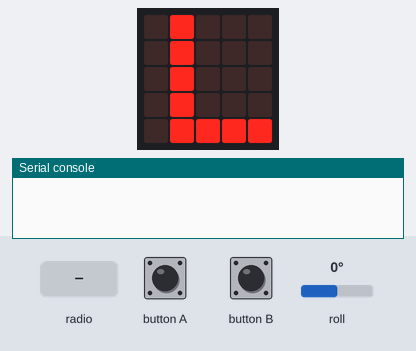
Bench run of a program on a simulated BBC micro:bit (MakeCode). Shown: the board's 5×5 LED display, the last lines printed to the serial console. The inputs (shaded band) are chosen by the test bench; at power-on: roll 0°. Random numbers come from a fixed seed; no radio messages arrive unless stated (any console line starting 'radio sent:' is added by the test bench).

Above: at 4.5 s.
At 6.4 s:
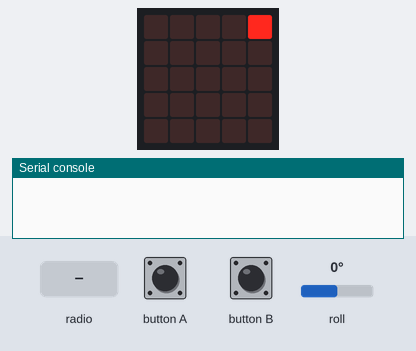
6.5 s: radio message "5" arrives
At 8.3 s:
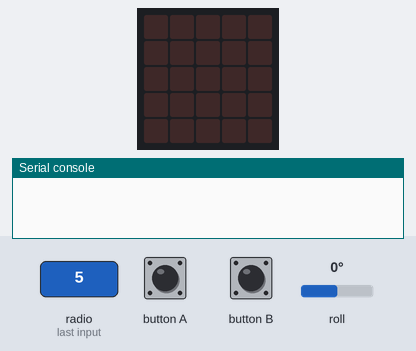
8.5 s: button A pressed for 0.15 s
9.2 s: radio message "1" arrives
At 9.94 s:
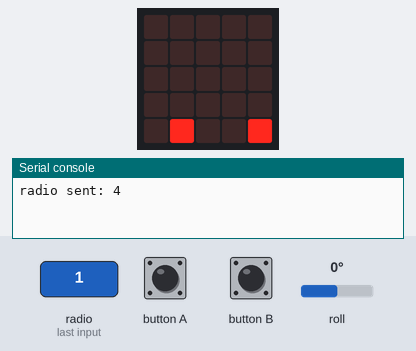
11.7 s: roll set to 4°
14.7 s: roll set to 7°
At 15.15 s:
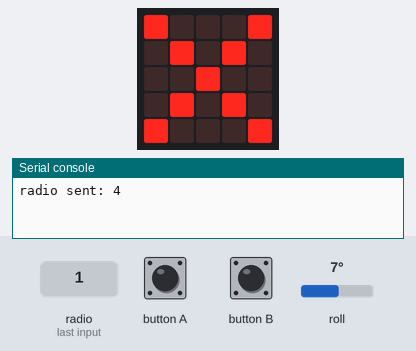
16.4 s: button B pressed for 0.15 s
At 18.08 s:
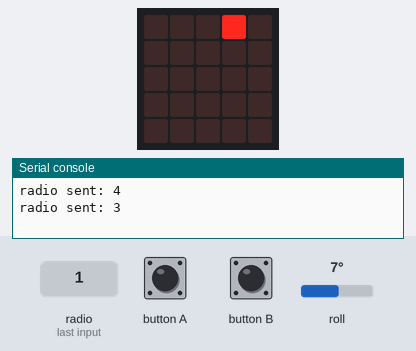
Timing chart, 0 to 19.6 s (numbered marks = the images above; inputs shaded):
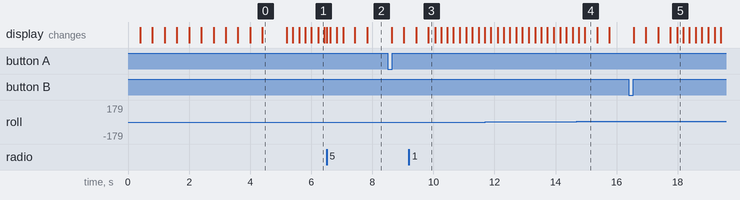

The program:

main.ts
```typescript
radio.onReceivedNumber(function (receivedNumber) {
    Infiloo = game.createSprite(receivedNumber, 4)
})
input.onButtonPressed(Button.A, function () {
    if (!(Infiloo.isDeleted())) {
        radio.sendNumber(Infiloo.get(LedSpriteProperty.X))
        Infiloo.delete()
    }
})
input.onButtonPressed(Button.B, function () {
    if (!(Infiloo.isDeleted())) {
        radio.sendNumber(Infiloo.get(LedSpriteProperty.X))
        Infiloo.delete()
    }
})
let CAR: game.LedSprite = null
let Infiloo: game.LedSprite = null
basic.showLeds(`
    # . . . .
    . . . . .
    . . . . .
    . . . . .
    . . . . .
    `)
basic.showLeds(`
    # # . . .
    # . . . .
    . . . . .
    . . . . .
    . . . . .
    `)
basic.showLeds(`
    # # # . .
    # # . . .
    # . . . .
    . . . . .
    . . . . .
    `)
basic.showLeds(`
    # # # # .
    # # # . .
    # # . . .
    # . . . .
    . . . . .
    `)
basic.showLeds(`
    . # # # #
    # # # # .
    # # # . .
    # # . . .
    # . . . .
    `)
basic.showLeds(`
    . # # # #
    . # # # #
    # # # # .
    # # # . .
    # # . . .
    `)
basic.showLeds(`
    . # . # #
    . # # # #
    . # # # #
    # # # # .
    # # # . .
    `)
basic.showLeds(`
    . # . . #
    . # . # #
    . # # # #
    . # # # #
    # # # # .
    `)
basic.showLeds(`
    . # . . .
    . # . . #
    . # . # #
    . # # # #
    . # # # #
    `)
basic.showLeds(`
    . # . . .
    . # . . .
    . # . . #
    . # . # #
    . # # # #
    `)
basic.showLeds(`
    . # . . .
    . # . . .
    . # . . .
    . # . . #
    . # # # #
    `)
basic.showLeds(`
    . # . . .
    . # . . .
    . # . . .
    . # . . .
    . # # # #
    `)
basic.showLeds(`
    . # . . .
    . # . . .
    . # . . .
    . # . . .
    . # # # #
    `)
radio.setGroup(123)
Infiloo = game.createSprite(0, 4)
if (control.deviceName() != "gotag") {
    Infiloo.delete()
}
basic.forever(function () {
    CAR = game.createSprite(randint(0, 4), 0)
    for (let index = 0; index < 5; index++) {
        basic.pause(200)
        if (input.rotation(Rotation.Roll) < -5) {
            Infiloo.change(LedSpriteProperty.X, -1)
        } else if (input.rotation(Rotation.Roll) > 5) {
            Infiloo.change(LedSpriteProperty.X, 1)
        }
        CAR.change(LedSpriteProperty.Y, 1)
        if (!(Infiloo.isDeleted())) {
            if (Infiloo.isTouching(CAR)) {
                basic.showLeds(`
                    # . . . #
                    . # . # .
                    . . # . .
                    . # . # .
                    # . . . #
                    `)
                basic.showLeds(`
                    # . . . #
                    . . . . .
                    . . # . .
                    . . . . .
                    # . . . #
                    `)
                basic.showLeds(`
                    . . . . .
                    . . . . .
                    . . . . .
                    . . . . .
                    . . . . .
                    `)
                basic.showLeds(`
                    . . . . .
                    . . . . .
                    . . . . .
                    . . . . .
                    . . . . .
                    `)
                basic.showLeds(`
                    . # # # .
                    . . . . #
                    . # # # .
                    . . . . #
                    . # # # .
                    `)
                basic.showLeds(`
                    . . # # .
                    . # . . #
                    . . . # .
                    . . # . .
                    . # # # #
                    `)
                basic.showLeds(`
                    . . . # .
                    . . # # .
                    . . . # .
                    . . . # .
                    . # # # #
                    `)
            }
        }
    }
    CAR.delete()
})
```

test.ts
```typescript
// Hier kann man Tests durchführen; diese Datei wird nicht kompiliert, wenn dieses Paket als Erweiterung verwendet wird.
```

Measured:
- the behaviour switches between 5 and 6° on roll (found by bisection; images 3 and 4)
- what the display in image 0 shows lasts 0.8 s, from 4.4 s to 5.2 s
- what the display in image 4 shows lasts 0.4 s, from 15.0 s to 15.4 s
